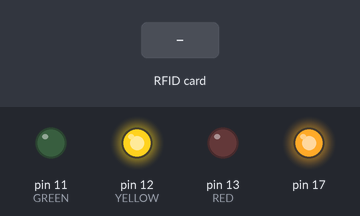
The sketch below on a simulated Arduino Leonardo, built with avr-gcc and run on an emulated ATmega32U4. Parts: output pins drawn as LEDs (lit = HIGH). Dashed ring = blinking. Inputs (shaded band) come from the test bench. USB keyboard and mouse output is not drawn; what the sketch prints to the serial monitor is not drawn.

Above: at 1.5 s.
1.6 s: RFID card 5E 7A 19 C4 held to the reader
At 2.0 s:
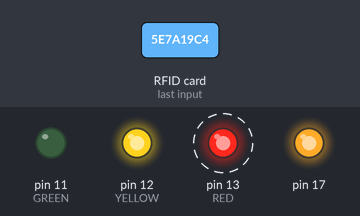
4.6 s: RFID card A3 43 08 DA held to the reader
At 5.7 s:
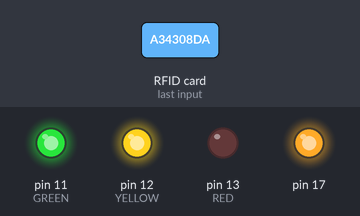
6.1 s: RFID card 5E 7A 19 C4 held to the reader
At 11.3 s:
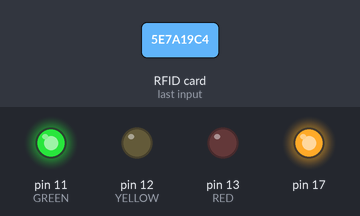
Timing chart, 0 to 12.8 s (numbered marks = the images above; inputs shaded):
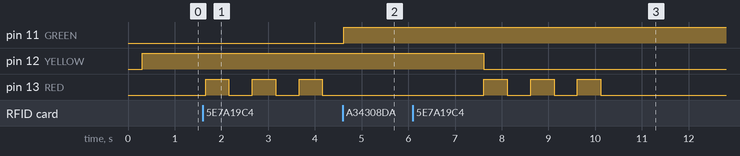

Measured:
- after the input at 1.6 s, pin 13 (RED): alternates HIGH for 0.50 s and LOW for 0.50 s, starting after 0.06 s
- after the input at 4.6 s, pin 11 (GREEN): LOW → HIGH at once
- after the input at 6.1 s, pin 13 (RED): alternates HIGH for 0.50 s and LOW for 0.50 s, 6 changes in all, then stays LOW, starting after 1.5 s

The sketch:

main.ino
```cpp
// (licence header left out)
#include <EEPROM.h>
#include <SPI.h>
#include <MFRC522.h>
#include <HID.h>
#include <Keyboard.h>

// FACTORY SETUP (0/1)
#define FACTORY_SETUP 0

// LED
#define RED 13
#define YELLOW 12
#define GREEN 11

// RFID reader
#define SDA_PIN 10
#define RST_PIN 5

// green tag for adding new tags
const byte GREEN_TAG[] = {0xA3, 0x43, 0x08, 0xDA};
const int GREEN_TAG_SIZE = sizeof(GREEN_TAG) / sizeof(GREEN_TAG[0]);

// PC password for output
const char *password = "AlohomorA";

// create global instance of RFID reader
MFRC522 rfid(SDA_PIN, RST_PIN);

// states of arduino
#define STATE_IDLE 0
#define STATE_ADD_TAG 1

int arduino_state = STATE_IDLE;


/**
 *
 * @brief Erases the entire EEPROM, resetting all stored tags.
 *
 */

void erase_memory() {
    for(int i = 0; i < EEPROM.length(); i++) {
        EEPROM.write(i, 0);
    }
}


/**
 *
 * @brief Prints the contents of the EEPROM to the Serial monitor.
 *
 */

void print_memory() {

    for(int i = 0; i < EEPROM.length(); i++) {

        byte value;
        EEPROM.get(i, value);

        Serial.print((unsigned char) value);
        Serial.print(" ");

    }

    Serial.print("\n");

}


/**
 *
 * @brief Calculates the number of stored tags in the EEPROM.
 *
 * @return The number of tags stored in the EEPROM.
 *
 */

int get_no_stored_tags() {

    int counter = 0;
    int i = 0;

    while(i < EEPROM.length()) {

        byte size;
        EEPROM.get(i, size);

        if(size == 0) {
            break;
        }

        i += size + 1;
        counter++;

    }

    return counter;

}


/**
 *
 * @brief Checks if a given tag is already stored in the EEPROM.
 *
 * @param tag_size The size of the tag in bytes.
 * @param tag Pointer to the byte array representing the tag.
 *
 * @return 1 if the tag is found in the EEPROM, 0 otherwise.
 *
 */

int is_in_memory(int tag_size, byte *tag) {

    int i = 0;

    // iterate tags
    while(i < EEPROM.length()) {

        byte size;
        EEPROM.get(i, size);

        if(size == 0) {
            break;
        }

        if(size == tag_size) {

            int is_same = 1;

            // compare bytes
            for(int j = 0; j < size; j++) {

                byte b;
                EEPROM.get(i + 1 + j, b);

                if(b != tag[j]) {
                    is_same = 0;
                    break;
                }

            }

            if(is_same == 1) {
                return 1;
            }

        }

        i += size + 1;

    }

    return 0;

}


/**
 *
 * @brief Saves a new tag to the EEPROM.
 *
 * @param tag_size The size of the tag in bytes.
 * @param tag Pointer to the byte array representing the tag.
 *
 * @return 1 if the tag was successfully saved, 0 if there was not enough space.
 *
 */

int save_tag_to_memory(int tag_size, byte *tag) {

    // find index after last element
    int i = 0;

    while(i < EEPROM.length()) {

        byte size;
        EEPROM.get(i, size);

        if(size == 0) {
            break;
        }

        i += size + 1;

    }

    // check if there is enough memory for tag
    if(i + 1 + tag_size >= EEPROM.length()) {
        return 0;
    }

    // write tag
    EEPROM.write(i, tag_size);

    for(int j = 0; j < tag_size; j++) {
        EEPROM.write(i + 1 + j, tag[j]);
    }

    // return
    return 1;

}


/**
 *
 * @brief Checks if the given tag matches the predefined green tag.
 *
 * @param tag_size The size of the tag in bytes.
 * @param tag Pointer to the byte array representing the tag.
 *
 * @return 1 if the tag matches the green tag, 0 otherwise.
 *
 */

int is_green_tag(int tag_size, byte *tag) {

    int is_green = 0;

    if(tag_size == GREEN_TAG_SIZE) {

        is_green = 1;

        for(int i = 0; i < tag_size; i++) {
            if(tag[i] != GREEN_TAG[i]) {
                is_green = 0;
                break;
            }
        }

    }

    return is_green;

}


/**
 *
 * @brief Signals an error by blinking the red LED.
 *
 */

void error_signal() {
    digitalWrite(RED, HIGH);
    delay(500);
    digitalWrite(RED, LOW);
    delay(500);
    digitalWrite(RED, HIGH);
    delay(500);
    digitalWrite(RED, LOW);
    delay(500);
    digitalWrite(RED, HIGH);
    delay(500);
    digitalWrite(RED, LOW);
}


/**
 *
 * @brief Signals success by blinking the green LED.
 *
 */

void ok_signal() {
    digitalWrite(GREEN, HIGH);
    delay(500);
    digitalWrite(GREEN, LOW);
    delay(500);
    digitalWrite(GREEN, HIGH);
    delay(500);
    digitalWrite(GREEN, LOW);
    delay(500);
    digitalWrite(GREEN, HIGH);
    delay(500);
    digitalWrite(GREEN, LOW);
}


/**
 *
 * @brief Initializes the system, including setting up LEDs, serial communication, and RFID reader.
 *
 * @note If FACTORY_SETUP is enabled, the EEPROM is cleared.
 *
 */

void setup() {

    // set mode for LED pins
    pinMode(RED, OUTPUT);
    pinMode(YELLOW, OUTPUT);
    pinMode(GREEN, OUTPUT);

    // turn off all diodes
    digitalWrite(RED, LOW);
    digitalWrite(YELLOW, LOW);
    digitalWrite(GREEN, LOW);

    // serial speed communication
    Serial.begin(9600);

    // init SPI communication
    SPI.begin();

    // init RFID communication
    rfid.PCD_Init();

    // antenna gain
    // rfid.PCD_SetAntennaGain(rfid.RxGain_max);

    // Initialize the Keyboard library
    Keyboard.begin();

    // erase memory in case of factory setup
    if(FACTORY_SETUP == 1) {
        erase_memory();
    }

    // busy wait for serial setup
    while(!Serial)
        ;

    // control print
    Serial.print("Device memory capacity: ");
    Serial.println(EEPROM.length());

    Serial.print("Number of stored tags: ");
    Serial.println(get_no_stored_tags());

    Serial.println("Memory: ");
    print_memory();

    Serial.println("Green tag size: ");
    Serial.println(GREEN_TAG_SIZE);

    Serial.println("Green tag: ");
    for(int i = 0; i < GREEN_TAG_SIZE; i++) {
        Serial.print(GREEN_TAG[i]);
        Serial.print(" ");
    }
    Serial.print("\n");

    // light up yellow diode
    digitalWrite(YELLOW, HIGH);

}


/**
 *
 * @brief Main loop function that continuously checks for RFID tags.
 *
 */

void loop() {

    // RFID tag is not present
    if(!rfid.PICC_IsNewCardPresent()) {
        delay(50);
        return;
    }

    // invalid read of RFID tag
    if(!rfid.PICC_ReadCardSerial()) {
        delay(50);
        return;
    }

    // tag size
    int size = rfid.uid.size;

    // copy tag to local memory
    byte tag[size];

    for(int i = 0; i < size; i++) {
        tag[i] = rfid.uid.uidByte[i];
    }

    Serial.println("Scanned tag: ");
    for(int i = 0; i < size; i++) {
        Serial.print(tag[i]);
        Serial.print(" ");
    }
    Serial.print("\n");

    // IDLE state
    if(arduino_state == STATE_IDLE) {
        // green tag used
        if(is_green_tag(size, tag) == 1) {
            digitalWrite(GREEN, HIGH);
            delay(3000);
            digitalWrite(YELLOW, LOW);
            arduino_state = STATE_ADD_TAG;
        }
        // attemp to log in
        else {
            // tag exists in memory
            if(is_in_memory(size, tag) == 1) {
                Keyboard.print(password);
                ok_signal();
            }
            else {
                error_signal();
            }
        }
    }
    else if(arduino_state == STATE_ADD_TAG) {
        // used tag is not green
        if(is_green_tag(size, tag) == 0) {
            // attemp to add already stored tag
            if(is_in_memory(size, tag) == 1) {
                error_signal();
            }
            else {
                if(save_tag_to_memory(size, tag) == 1) {
                    ok_signal();
                    digitalWrite(YELLOW, HIGH);
                    digitalWrite(GREEN, LOW);
                    arduino_state = STATE_IDLE;
                }
                else {
                    error_signal();
                }
            }
        }
        // green tag used
        else {
            digitalWrite(YELLOW, HIGH);
            delay(3000);
            digitalWrite(GREEN, LOW);
            arduino_state = STATE_IDLE;
        }
    }

    // Serial.println("Memory: ");
    // print_memory();

}
```
